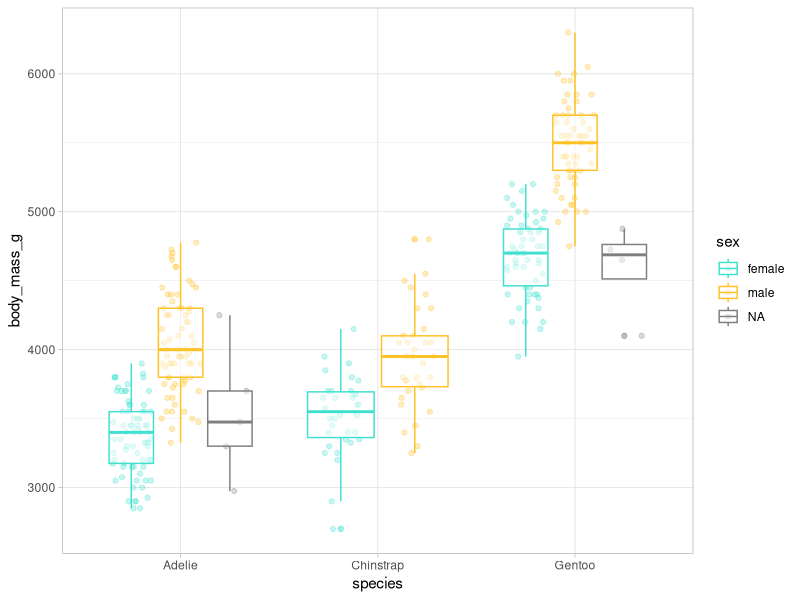
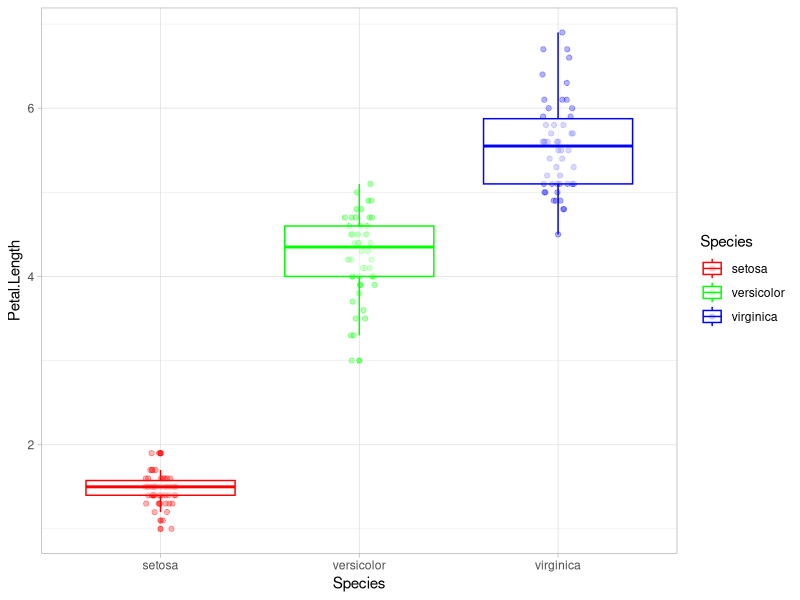
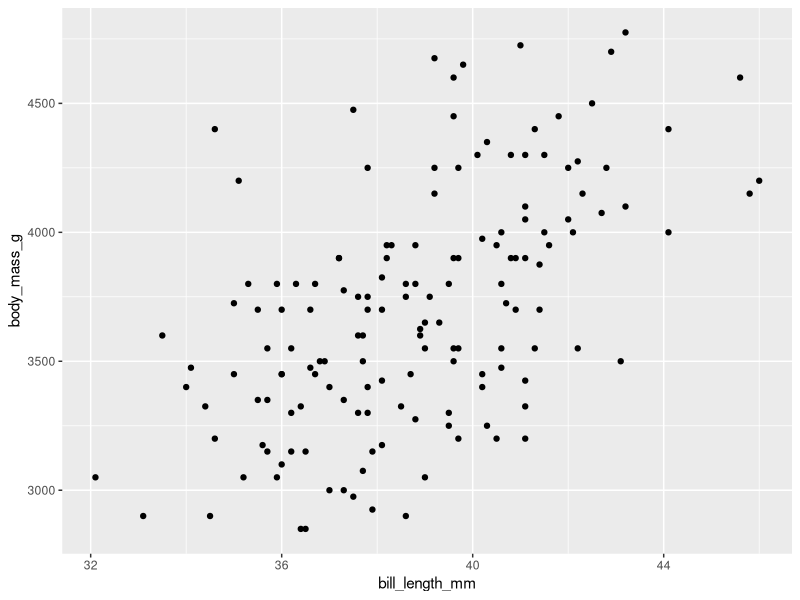
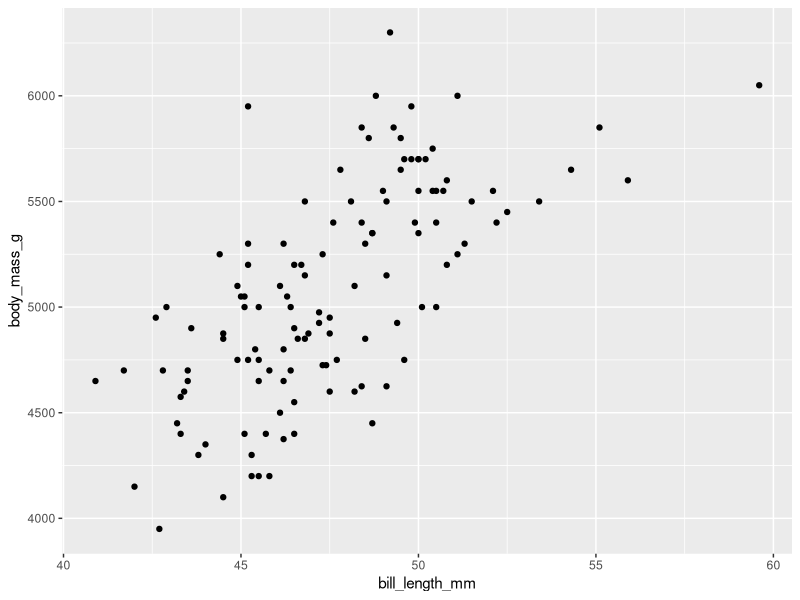
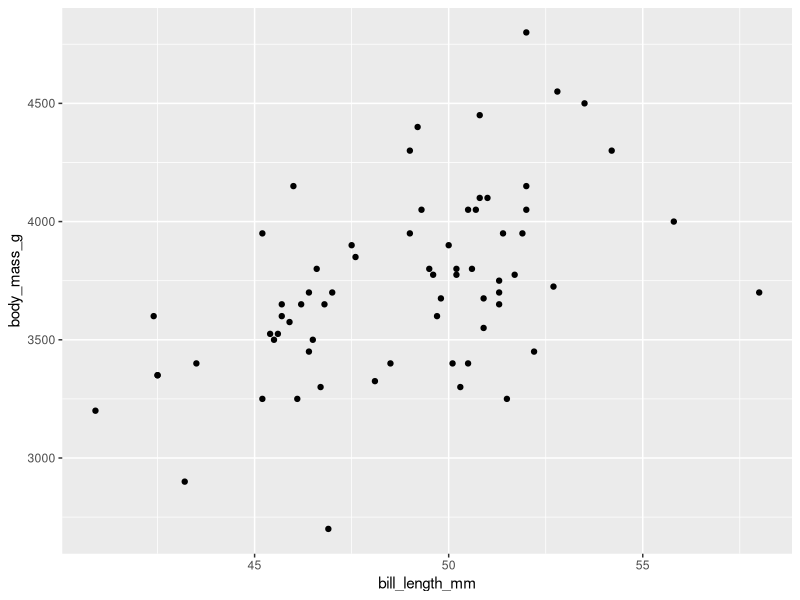

Write R code to recreate these figures, in order.
## ---- chunk 1

# 1
10 * 3

# 2
my_values <- 1901:2000

# 3
my_values + 5

# 4
my_values * my_values

# 5
object <- c(rep(x = 5, times = 9), seq(from = 5, to = 50, by = 5))

# 6
length(object)

## ---- chunk 2

# 1
ls <- list(
  df1 = data.frame(var1_numbers = 1:10, var2_letters = letters[1:10]),
  df2 = data.frame(var1_sample = sample(x = 10), var2_rnorm = rnorm(n = 10))
)

# 2
ls[[1]]$var2_letters[8]
ls[[2]]$var2_rnorm[8]

## ---- chunk 3

library(palmerpenguins)
library(tidyverse)

# 1
adelie <- penguins |> 
  filter(species == "Adelie") |> 
  arrange(flipper_length_mm)

# 2
adelie_subset <- adelie |> 
  select(island, contains("bill"))

# 3
adelie2 <- adelie |> 
  select(-species)

## ---- chunk 4

# 1
penguins |> 
  group_by(island) |> 
  summarise(
    n = n(),
    mean_flipper_length = mean(flipper_length_mm, na.rm = TRUE)
  )

# 2
penguins |> 
  mutate(mass_by_length = (body_mass_g / 1000) / flipper_length_mm) |> 
  select(mass_by_length)

## ---- chunk 5

divide_by_100 <- function(x) {
  x / 100
}

divide_by_100(30)

## ---- chunk 6

# R base
standardise <- function(x, my.na.rm) {
  (x - mean(x, na.rm = my.na.rm)) / sd(x, na.rm = my.na.rm)
}

standardise(penguins$bill_length_mm, my.na.rm = T)

# ...
standardise_dot <- function(x, ...) {
  (x - mean(x, ...)) / sd(x, ...)
}

standardise_dot(penguins$bill_length_mm, na.rm = T)

# Tidyverse
standardise_tidy <- function(x, my.na.rm) {
  ({{ x }} - mean({{ x }}, na.rm = my.na.rm)) / sd({{ x }}, na.rm = my.na.rm)
} 

penguins |> 
  mutate(st_bill_length = standardise_tidy(x = bill_length_mm, my.na.rm = T)) |> 
  select(bill_length_mm, st_bill_length)

## ---- chunk 7

penguins_num <- penguins |> 
  select(species, sex, where(is.numeric))

explore_penguins <-
  function(var) {
    ggplot(penguins_num, aes(x = species, y = .data[[var]], color = sex)) +
      geom_point(position = position_jitterdodge(), alpha = 0.3) +
      geom_boxplot(alpha = 0.5) +
      scale_color_manual(values = c("turquoise", "goldenrod1")) +
      theme_light() +
      ylab(var)
  }

explore_penguins("body_mass_g")

explore_df <- function(df, x_var, y_var, color) {
  ggplot(data = df, aes(x = .data[[x_var]], y = .data[[y_var]], color = .data[[color]])) + 
    geom_point(position = position_jitterdodge(), alpha = 0.3) +
    geom_boxplot(alpha = 0.5) + 
    scale_color_manual(values = rainbow(n = length(unique(df[[color]])))) +
    theme_light() + 
    ylab(y_var)
}

explore_df(df = iris, # iris is a dataset loaded in RStudio by default
           y_var = "Petal.Length",
           x_var = "Species",
           color = "Species")

## ---- chunk 8

rescale01 <- function(x) {
  rng <- range(x, na.rm = TRUE)   
  (x - rng[1]) / (rng[2] - rng[1]) 
} 

mutate_rescale01 <- function(data, x) {
  data |> 
    mutate(var_rescaled = rescale01({{ x }}))
} 

df <- penguins |> 
  select(bill_length_mm, bill_depth_mm, flipper_length_mm, body_mass_g)

mutate_rescale01(data = df, x = bill_length_mm)

## ---- chunk 9

output <- vector("double", ncol(penguins))

for (i in seq_along(penguins)) {
  if (is.numeric(penguins[[i]])) {
    output[[i]] <- mean(penguins[[i]], na.rm = TRUE)
  } else {
    output[[i]] <- NA
  }
}

output

## ---- chunk 10

apply_1_5 <- function(f) {
  f(1:5)
}

apply_1_5(sqrt)

## ---- chunk 11

sum_10 <- function(x) {
  x + 10
}

map(1:4, sum_10) 

## ---- chunk 12

map(penguins, \(x) mean(x)) 
map(penguins, \(x) mean(x, na.rm = T)) # option 1 
map(penguins, mean, na.rm = T) # option 2 

## ---- chunk 13

map_lgl(penguins, is.numeric) 
penguins_num <- penguins[ , map_lgl(penguins, is.numeric)]  

map_dbl(penguins_num, median, na.rm = T) 
map_chr(penguins, class) 
map_int(penguins, \(x) length(unique(x))) 
1:4 |> 
  map_vec(\(x) as.Date(ISOdate(2025, 05, 26)) + x)

## ---- chunk 14

penguins_list <- penguins |>   
  group_split(species)  

# we assign names to the list
names(penguins_list) <- c("p1", "p2", "p3")  

# solution:
map2(penguins_list, names(penguins_list), \(df, name) mutate(df, name = name)) 

## ---- chunk 15

# first we remove NA values from bill_length_mm 
penguins_nona <- penguins |>    
  drop_na(bill_length_mm) 

penguins_nested <- penguins_nona |>   
  group_by(species) |>   
  nest() |>    
  mutate(     
    lm_obj = map(data, \(df) lm(       
      bill_length_mm ~ body_mass_g,       
      data = df)),     
    pred = map2(lm_obj, data, \(x, y) predict(x, y)),
    # solution:     
    corr = map2_dbl(pred, data, \(x, y) cor(x, y$bill_length_mm))   
    )  

# unnest() 
penguins_nested |>    
  unnest(pred) |>    
  select(!c(data, lm_obj)) 

## ---- chunk 16

# exercise 9.1.1 
penguins_list <- penguins |>   
  group_split(species)  

# we assign names to the list
names(penguins_list) <- c("p1", "p2", "p3")  

# exercise 9.2.1 
pmap(list(penguins_list, names(penguins_list)), 
  \(df, name) mutate(df, name = name)) 

## ---- chunk 17

penguins_nested <- penguins |>   
  group_by(species) |>   
  nest()  

penguins_nested_str <- penguins_nested |>    
  mutate(path = str_glue("penguins_{species}.csv")) 

penguins_nested_str  

walk2(penguins_nested_str$data, penguins_nested_str$path, write_csv) 

## ---- chunk 18

gg_penguins_bill_body <- function(data_df) {
  ggplot(data = data_df, aes(x = bill_length_mm, y = body_mass_g)) +     
    geom_point()
}  

penguins_nested <- penguins |>   
  group_by(species) |>   
  nest() |>   
  mutate(gg_obj = map(data, 
    \(df) gg_penguins_bill_body(data_df = df))) 

penguins_nested_str <- penguins_nested |>    
  mutate(path = str_glue("penguins_{species}.png"))  

penguins_nested_str  

pwalk(list(plot = penguins_nested_str$gg_obj, filename = penguins_nested_str$path),
  ggsave) 

## ---- chunk 19

penguins |>    
  map(safely(log)) |>    
  transpose() 

## ---- chunk 20
Sys.time()
sessionInfo()
